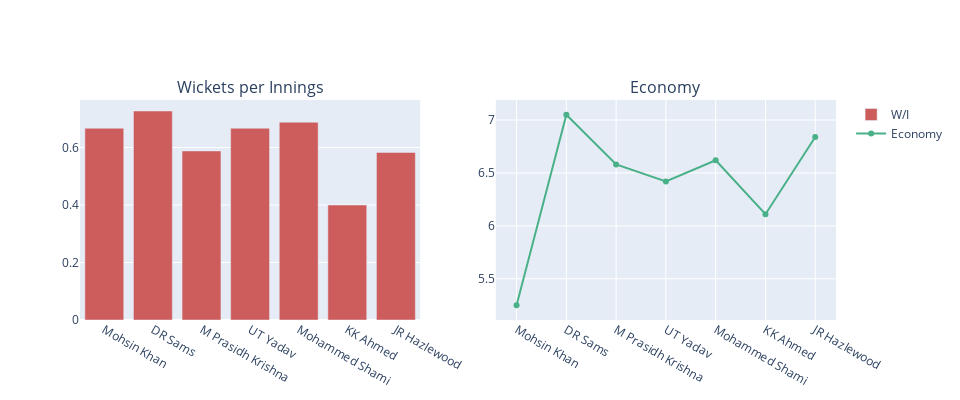

The notebook cell this image was saved under:
### Markdown cell above
Visualizing the best powerplay bowlers

### Code cell
fig = make_subplots(rows=1, cols=2,subplot_titles=['Wickets per Innings','Economy'])

fig.add_trace(go.Bar(name = 'W/I',x=PP['Player'], y=PP['W/I'],marker_color='indianred'),row=1, col=1)

fig.add_trace(go.Scatter(name='Economy',x=PP['Player'], y=PP['Econ'],marker_color='#4ab088'),row=1, col=2)#red
# fig.add_trace(go.Scatter(x=PP['Econ'], y=PP['ESRA']),row=2, col=1)

fig.update_layout(height=400, width=960)
fig.show()

### Figure 1 — Plotly figure (JSON) as saved in the notebook; plotly's stock layout.template omitted (floating-point values rounded to 4 significant figures)
{"data": [{"marker": {"color": "indianred"}, "name": "W/I", "type": "bar", "x": ["Mohsin Khan", "DR Sams", "M Prasidh Krishna", "UT Yadav", "Mohammed Shami", "KK Ahmed", "JR Hazlewood"], "xaxis": "x", "y": [0.667, 0.727, 0.588, 0.667, 0.688, 0.4, 0.583], "yaxis": "y"}, {"marker": {"color": "#4ab088"}, "name": "Economy", "type": "scatter", "x": ["Mohsin Khan", "DR Sams", "M Prasidh Krishna", "UT Yadav", "Mohammed Shami", "KK Ahmed", "JR Hazlewood"], "xaxis": "x2", "y": [5.25, 7.05, 6.58, 6.42, 6.62, 6.11, 6.84], "yaxis": "y2"}], "layout": {"annotations": [{"font": {"size": 16}, "showarrow": false, "text": "Wickets per Innings", "x": 0.225, "xanchor": "center", "xref": "paper", "y": 1, "yanchor": "bottom", "yref": "paper"}, {"font": {"size": 16}, "showarrow": false, "text": "Economy", "x": 0.775, "xanchor": "center", "xref": "paper", "y": 1, "yanchor": "bottom", "yref": "paper"}], "height": 400, "width": 960, "xaxis": {"anchor": "y", "domain": [0, 0.45]}, "xaxis2": {"anchor": "y2", "domain": [0.55, 1]}, "yaxis": {"anchor": "x", "domain": [0, 1]}, "yaxis2": {"anchor": "x2", "domain": [0, 1]}}}
